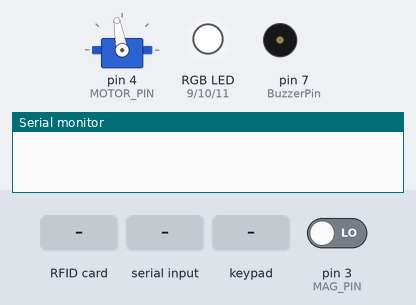
Bench run of a sketch on a simulated Arduino Mega 2560, built with avr-gcc and run on an emulated ATmega2560. On the bench: servo, an RGB LED mixed from three pins (HIGH = lit), buzzer (waves = sounding), the last lines printed to the serial monitor. The test bench sets the inputs (shaded band); at power-on: pin 3 (MAG_PIN) LOW. Pins used as bus, display or sensor lines are not drawn.

Above: at 1.2 s.
1.3 s: RFID card 83 FE 59 9A held to the reader
At 1.49 s:
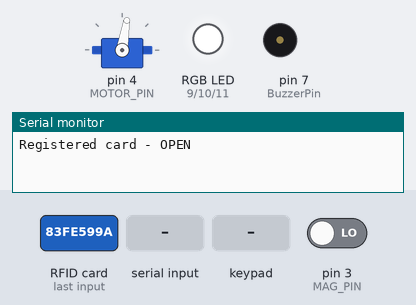
4.3 s: "1\n" received over the second serial link
5.8 s: keypad keys 1 2 3 4 pressed 0.4 s apart
At 8.6 s:
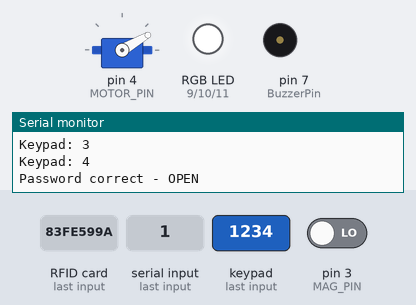
8.9 s: pin 3 (MAG_PIN) driven HIGH
At 10.9 s:
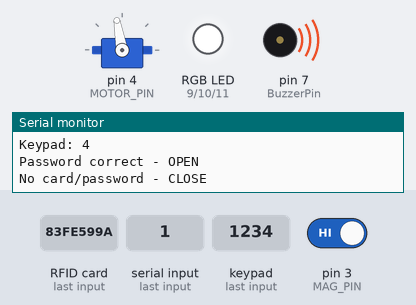
11.2 s: keypad keys 1 2 3 4 # pressed 0.4 s apart
At 14.9 s:
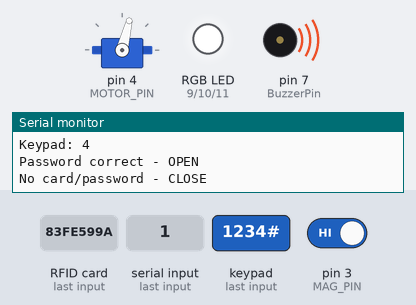
16.2 s: key '1' pressed
Timing chart, 0 to 19.2 s (numbered marks = the images above; inputs shaded):
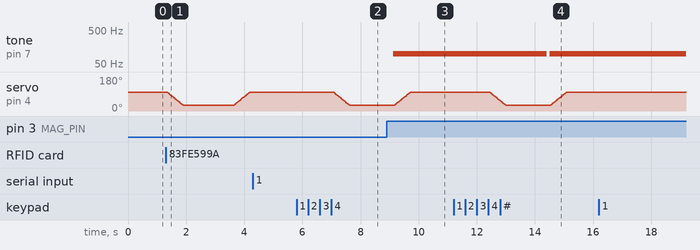

The sketch:

test_smarthome.ino
```cpp
#include <MFRC522.h>
#include <Keypad.h>
#include <Servo.h>
#include <SPI.h>
#include <SoftwareSerial.h>
#include "DHT.h"
#include <Adafruit_Sensor.h>

#define RST_PIN 8     // RFID 리더기 RST 핀
#define SS_PIN 53     // RFID 리더기 SS 핀
#define MOTOR_PIN 4   // 서보 모터 핀
#define DHTPIN 2      // DHT 센서 핀
#define DHTTYPE DHT11 // DHT 11


DHT dht(DHTPIN, DHTTYPE);

Servo servo;
MFRC522 rc522(SS_PIN, RST_PIN); // SS, RST 순서

// 블루투스 통신을 위한 객체 생성 (아두이노 19번(RX), 18번(TX) 핀 사용)
SoftwareSerial mySerial(19, 18);  // <RX 핀, TX 핀>
static const int MAG_PIN = 3;     // 리드스위치 핀
static const int BuzzerPin = 7;   // 부저 핀
const int RED_PIN = 9;     // Red LED 핀
const int GREEN_PIN = 10;  // Green LED 핀 (LED 다리: R, GND, G, B)
const int BLUE_PIN = 11;   // Blue LED 핀

// 전역변수로 선언
char c = '0'; // 현재 앱 상태 ('1': 자기장, '2': 온습도, '3': LED ON, '4', '5', '6'...)
String command = ""; // LED 제어 등 문자열 명령어를 위한 변수

// 허용된 UID
static const byte authorizedUID[4] = { 0x83, 0xFE, 0x59, 0x9A };

// 센서 데이터를 읽는 주기를 설정합니다 (밀리초 단위).
const long readingInterval = 2000;
unsigned long lastReadingTime = 0;


int Now_angle = 100;         // 초기 닫힘 각도
const int open_door = 30;    // 문 열림 각도
const int close_door = 100;  // 문 닫힘 각도

const byte ROWS = 4;
const byte COLS = 4;

char keys[ROWS][COLS] = {
  {'1','2','3','A'},
  {'4','5','6','B'},
  {'7','8','9','C'},
  {'*','0','#','D'}
};

// 키패드 핀 (하드웨어에 맞게 조정)
byte rowPins[ROWS] = {29, 28, 27, 26};      // S1, S2, S3, S4 핀은 각각 29, 28, 27, 26번 핀에 연결
byte colPins[COLS] = {25, 24, 23, 22};      // R4, R3, R2, R1 핀은 각각 22, 23, 24, 25번 핀에 연결

Keypad keypad = Keypad(makeKeymap(keys), rowPins, colPins, ROWS, COLS);

// 비밀번호 처리 (Arduino String 사용)
String enteredPassword = "";
const String door_password = "1234";
const unsigned long passwordClearMs = 5000;
unsigned long lastKeyMillis = 0;

// NFC 초기화
void initNFC() {
  SPI.begin();
  rc522.PCD_Init();
}

void initled() {
  pinMode(RED_PIN, OUTPUT);
  pinMode(GREEN_PIN, OUTPUT);
  pinMode(BLUE_PIN, OUTPUT);
  // Common Anode 기준: 초기 상태 (LED 꺼짐)
  analogWrite(RED_PIN, 255);
  analogWrite(GREEN_PIN, 255);
  analogWrite(BLUE_PIN, 255);
}

void initdht() {
  dht.begin();
}

// 서보 초기화
void initServo() {
  servo.attach(MOTOR_PIN);
  servo.write(Now_angle);
}

// 자기 센서 초기화
void initMagnetic() {
  pinMode(MAG_PIN, INPUT);    // 리드스위치 신호핀
  pinMode(BuzzerPin, OUTPUT); // 부저 출력
}

// ============== 수정된 함수 (시작) ==============
// 블루투스 값 읽기
void bt_value() {
  if (mySerial.available()) {
    // 1. 블루투스 데이터를 한 줄씩(\n) 읽어 전역 'command' 변수에 저장
    command = mySerial.readStringUntil('\n');
    command.trim(); // 앞뒤 공백 제거

    if (command.length() > 0) {
      if (command.startsWith("C:")) {
        // 2. LED 제어 명령어("C:...")인 경우
        // 'command'에 문자열이 이미 저장됨
        c = '3'; // LED 제어 상태('3')로 즉시 변경
        Serial.println("Got LED Command: " + command);
      } else if (command.length() == 1) {
        // 3. 단일 문자(상태 변경 '1', '2', '4' 등)인 경우
        c = command.charAt(0); // 전역 'c' (상태) 변수 업데이트
        command = ""; // LED 명령어가 아니므로 'command' 비우기
        Serial.println("Got State Command: " + c);
      } else {
        // 기타 알 수 없는 명령은 무시
        Serial.println("Got unknown command: " + command);
        command = "";
      }
    }
  }
}
// ============== 수정된 함수 (끝) ==============


// 서보를 부드럽게 목표 각도로 이동하고 Now_angle 갱신
void moveServoTo(int target) {
  target = constrain(target, 0, 180);
  if (target == Now_angle) return;
  if (target > Now_angle) {
    for (int a = Now_angle + 1; a <= target; ++a) {
      servo.write(a);
      delay(8);
    }
  } else {
    for (int a = Now_angle - 1; a >= target; --a) {
      servo.write(a);
      delay(8);
    }
  }
  Now_angle = target;
}

void door_open_close() {
  // 카드가 새로 있는지 검사 및 읽기 시도
  if (rc522.PICC_IsNewCardPresent() && rc522.PICC_ReadCardSerial()) {
    // UID 비교 (4바이트)
    bool authorized = (rc522.uid.size >= 4);
    if (authorized) {
      for (byte i = 0; i < 4; ++i) {
        if (rc522.uid.uidByte[i] != authorizedUID[i]) { authorized = false; break; }
      }
    }

    if (authorized) {
      Serial.println("Registered card - OPEN");
      moveServoTo(open_door);
      delay(1500); // 열린 시간
      // 카드로 연 경우 비밀번호는 초기화해 둠
      enteredPassword = "";
    } else {
      Serial.println("Unregistered card - KEEP/CLOSE");
      moveServoTo(close_door);
    }

    rc522.PICC_HaltA();
    rc522.PCD_StopCrypto1();
    delay(200); // 카드 처리 후 짧은 지연
    return;
  }

  // 카드가 없더라도 비밀번호가 맞으면 열기
  if (enteredPassword == door_password) {
    Serial.println("Password correct - OPEN");
    moveServoTo(open_door);
    delay(1500);
    enteredPassword = "";
    return;
  }

  // 카드/비밀번호 모두 없으면 문 닫기
  if (Now_angle != close_door) {
    Serial.println("No card/password - CLOSE");
    moveServoTo(close_door);
  }
  // 루프 과도한 점유 방지
  delay(50);
}

void pollMagnetic() {
  if (c == '1') { // 자기장 센서 활성화 상태
    if (digitalRead(MAG_PIN) == LOW) {
      // 문 닫힘 (정상)
      noTone(BuzzerPin); // 부저 끄기
      return;
    } else if (digitalRead(MAG_PIN) == HIGH) {
      // 문 열림 (경고)
      tone(BuzzerPin, 100, 2000); // 100Hz 톤, 2초간 울림 (delay 대신)
      // tone(BuzzerPin, 100);
      // delay(2000); // delay()는 다른 작업을 막으므로 좋지 않습니다.
      // noTone(BuzzerPin);
    }
  } else if (c == '4') { // 자기장 센서 비활성화 상태
    noTone(BuzzerPin); // 상태가 '4'로 바뀌면 부저 끄기
    return;
  }
}


void pollDHT() {
  if(c == '2') { // 온습도 센서 활성화 상태
    // 현재 시간과 마지막 측정 시간 비교하여 2초마다 실행
    if (millis() - lastReadingTime >= readingInterval) {
      lastReadingTime = millis();

      // DHT 센서에서 온습도를 읽습니다.
      float h = dht.readHumidity();
      float t = dht.readTemperature(); // 섭씨 온도

      // 데이터를 시리얼 모니터 (PC)로 출력 (디버깅용)
      Serial.print("Humidity(H): ");
      Serial.print(h);
      Serial.print(" %\t");
      Serial.print("Temperature(T): ");
      Serial.print(t);
      Serial.println(" *C");

      // 데이터를 블루투스 모듈로 전송 (앱에서 수신할 형식)
      mySerial.print(t);      // 1. 온도 값 전송
      mySerial.print(",");    // 2. 구분자 콤마 전송
      mySerial.print(h);      // 3. 습도 값 전송
      mySerial.println();     // 4. 줄바꿈 전송
    }
  } else if(c == '5') { // 온습도 센서 비활성화 상태
    return;
  }
}

// ============== 수정된 함수 (시작) ==============
void pollled() {
  if (c == '3') { // '3' = LED 제어 활성화 상태
    // 'C:' 명령어를 수신했을 때만 LED 색상 변경
    if (command.startsWith("C:")) {
      String rgbString = command.substring(2); // "C:" 잘라냄
      int r_index = rgbString.indexOf(':');
      int g_index = rgbString.lastIndexOf(':');

      if (r_index != -1 && g_index != -1 && r_index != g_index) {
        String r_str = rgbString.substring(0, r_index);
        String g_str = rgbString.substring(r_index + 1, g_index);
        String b_str = rgbString.substring(g_index + 1);

        int r = r_str.toInt();
        int g = g_str.toInt();
        int b = b_str.toInt();

        // Common Anode 기준 (255가 끄기, 0이 켜기)
        analogWrite(RED_PIN, 255 - r);
        analogWrite(GREEN_PIN, 255 - g);
        analogWrite(BLUE_PIN, 255 - b);

        Serial.print("LED Set: "); Serial.print(r); Serial.print(","); Serial.print(g); Serial.print(","); Serial.println(b);

        command = ""; // ★★★ 중요: 명령어 처리 완료 후 비우기
      }
    }
    // c == '3'이지만 command가 비어있으면(이미 처리했으면)
    // 현재 LED 상태를 '유지'합니다. (끄지 않음)

  } else if (c == '6') { // '6' = LED 끄기 (비활성화)
    // Common Anode LED 기준 (모두 255로 설정하여 끄기)
    analogWrite(RED_PIN, 255);
    analogWrite(GREEN_PIN, 255);
    analogWrite(BLUE_PIN, 255);
    // c는 '6' 상태로 유지됨
  }
}
// ============== 수정된 함수 (끝) ==============


void setup() {
  Serial.begin(9600);
  mySerial.begin(9600);   // Bluetooth 모듈 (핀 18, 19)
  initNFC();      // NFC 초기화 호출
  initServo();    // 서보 초기화 호출
  initMagnetic(); // 자기 센서 초기화 호출
  initdht();      // DHT 센서 초기화 호출
  initled();      // LED 초기화 호출
}

void loop() {
  // 키패드 처리: 숫자 누르면 enteredPassword에 추가, '#' 누르면 초기화, '*'는 취소
  char k = keypad.getKey();
  if (k) {
    Serial.print("Keypad: ");
    Serial.println(k);
    lastKeyMillis = millis();
    if (k >= '0' && k <= '9') {
      if (enteredPassword.length() < 8) enteredPassword += k;
    } else if (k == '#') {
      // '#' 입력 시 비밀번호 초기화
      enteredPassword = "";
      Serial.println("Password cleared (#)");
    } else if (k == '*') {
      // '*' 입력 시 취소(초기화)
      enteredPassword = "";
      Serial.println("Password cleared (*)");
    }
  }

  // 마지막 키 입력 후 일정 시간이 지나면 입력 초기화
  if (enteredPassword.length() > 0 && millis() - lastKeyMillis > passwordClearMs) {
    enteredPassword = "";
    Serial.println("Password auto-cleared");
  }

  // --- 메인 폴링 함수들 ---
  bt_value(); // 1. 블루투스 입력 처리 (c, command 변수 업데이트)
  pollMagnetic(); // 2. c 상태에 따라 자기장 센서 처리
  pollDHT();      // 3. c 상태에 따라 온습도 센서 처리
  pollled();      // 4. c 상태 및 command에 따라 LED 처리
  door_open_close(); // 5. RFID 및 키패드에 따른 도어락 처리
}
```

Measured:
- after the input at 5.8 s, servo on pin 4 (MOTOR_PIN): moves from 100° to 30° over 0.56 s, starting after 1.3 s
- after the input at 8.9 s, tone on pin 7 (BuzzerPin): silent → 100 Hz after 0.23 s
- after the input at 11.2 s, tone on pin 7 (BuzzerPin): 100 Hz → silent after 3.2 s, → 100 Hz 0.09 s later
